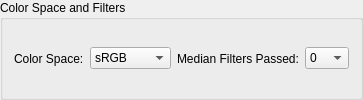
                  <widget class="QGroupBox" name="groupBox_10">
                   <property name="minimumSize">
                    <size>
                     <width>0</width>
                     <height>80</height>
                    </size>
                   </property>
                   <property name="title">
                    <string>Color Space and Filters</string>
                   </property>
                   <layout class="QHBoxLayout" name="horizontalLayout_21">
                    <item>
                     <widget class="QLabel" name="label_7">
                      <property name="text">
                       <string>Color Space:</string>
                      </property>
                     </widget>
                    </item>
                    <item>
                     <widget class="QComboBox" name="CB_Color_Space">
                      <property name="layoutDirection">
                       <enum>Qt::LeftToRight</enum>
                      </property>
                      <property name="currentText">
                       <string>sRGB</string>
                      </property>
                      <property name="currentIndex">
                       <number>1</number>
                      </property>
                      <property name="maxVisibleItems">
                       <number>6</number>
                      </property>
                      <item>
                       <property name="text">
                        <string>RAW</string>
                       </property>
                      </item>
                      <item>
                       <property name="text">
                        <string>sRGB</string>
                       </property>
                      </item>
                      <item>
                       <property name="text">
                        <string>Adobe</string>
                       </property>
                      </item>
                      <item>
                       <property name="text">
                        <string>Wide</string>
                       </property>
                      </item>
                      <item>
                       <property name="text">
                        <string>ProPhoto</string>
                       </property>
                      </item>
                      <item>
                       <property name="text">
                        <string>XYZ</string>
                       </property>
                      </item>
                     </widget>
                    </item>
                    <item>
                     <widget class="QLabel" name="label_11">
                      <property name="text">
                       <string>Median Filters Passed:</string>
                      </property>
                     </widget>
                    </item>
                    <item>
                     <widget class="QComboBox" name="CB_Median">
                      <property name="maxVisibleItems">
                       <number>5</number>
                      </property>
                      <item>
                       <property name="text">
                        <string>0</string>
                       </property>
                      </item>
                      <item>
                       <property name="text">
                        <string>1</string>
                       </property>
                      </item>
                      <item>
                       <property name="text">
                        <string>2</string>
                       </property>
                      </item>
                      <item>
                       <property name="text">
                        <string>3</string>
                       </property>
                      </item>
                      <item>
                       <property name="text">
                        <string>4</string>
                       </property>
                      </item>
                      <item>
                       <property name="text">
                        <string>5</string>
                       </property>
                      </item>
                      <item>
                       <property name="text">
                        <string>6</string>
                       </property>
                      </item>
                      <item>
                       <property name="text">
                        <string>7</string>
                       </property>
                      </item>
                      <item>
                       <property name="text">
                        <string>8</string>
                       </property>
                      </item>
                      <item>
                       <property name="text">
                        <string>9</string>
                       </property>
                      </item>
                      <item>
                       <property name="text">
                        <string>10</string>
                       </property>
                      </item>
                     </widget>
                    </item>
                   </layout>
                  </widget>
